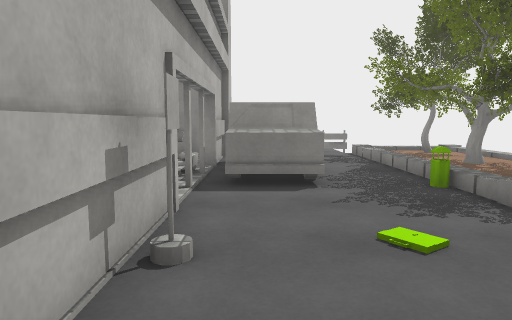
view 1 (above)

20 first-person views from a walk through a Unity game level. The camera is 1.3 m above the floor, tilts 6° down and sees 70° across. The floor is counted in squares, 1 m on a side. Each view is taken from the middle of a square. On the plan, view 1 faces up. The plan holds only what a view shows up to about 15 squares ahead; the rest is blank. The place goes on beyond the plan. The player character is not drawn. Door leaves are left out, so doorways stand open. Some surface patterns are stand-ins.

view 2
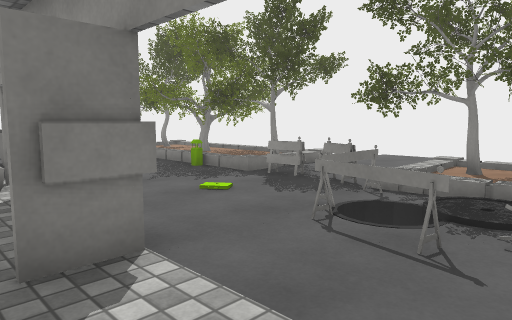

view 3
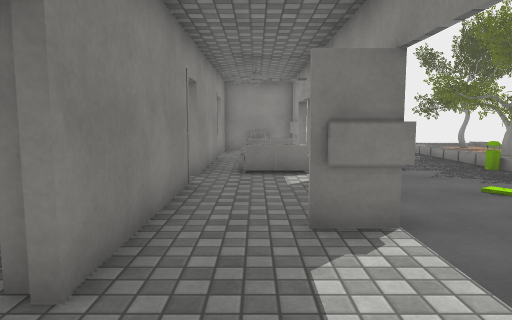

view 4
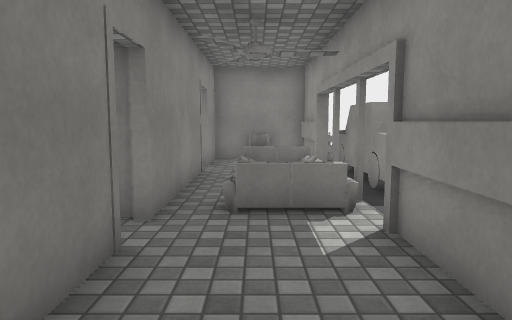

view 5
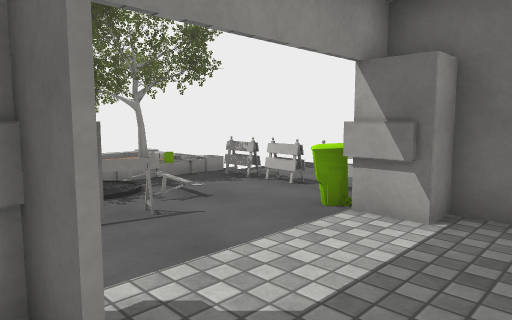

view 6
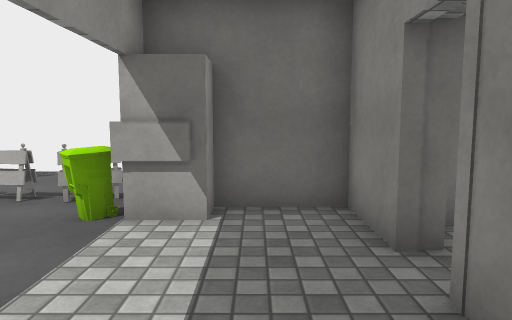

view 7
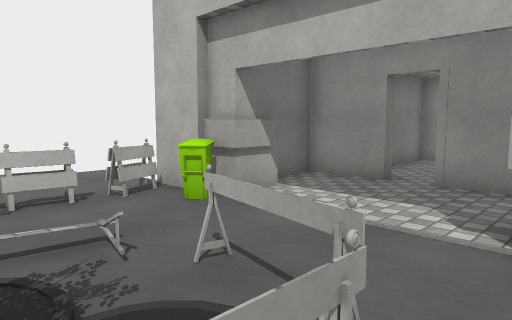

view 8
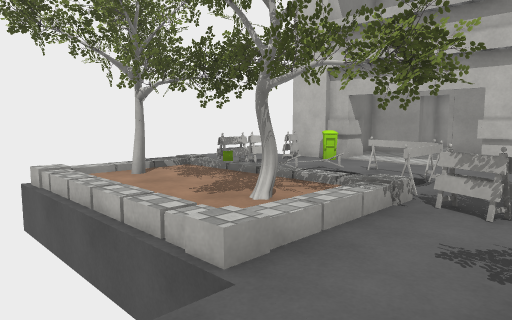

view 9
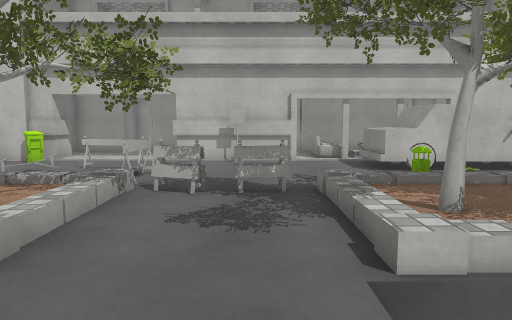

view 10
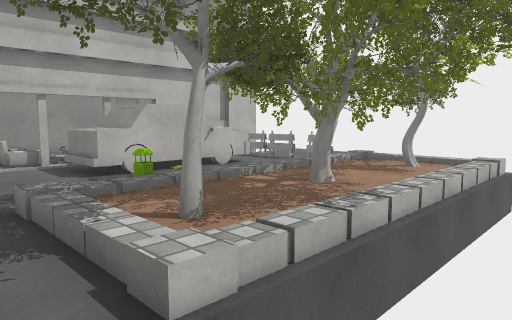

view 11
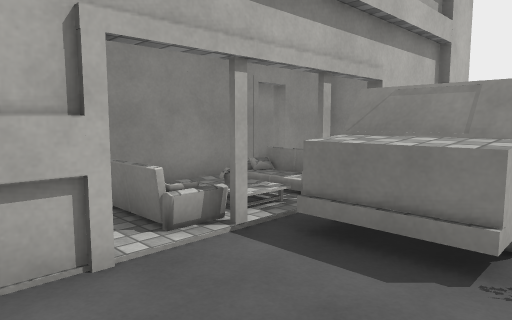

view 12
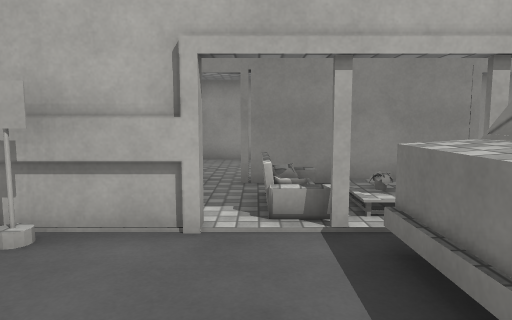

view 13
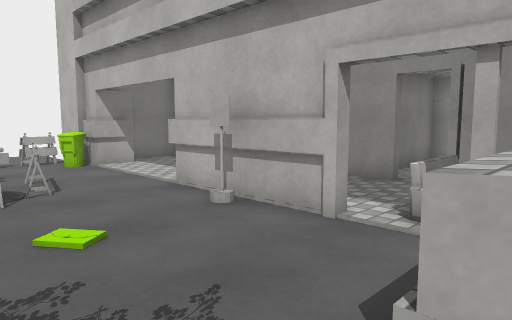

view 14
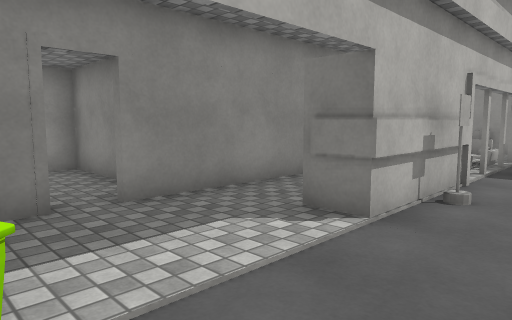

view 15
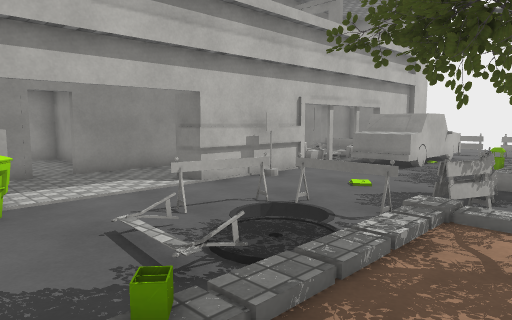

view 16
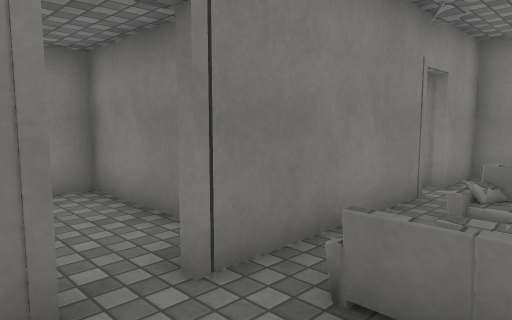

view 17
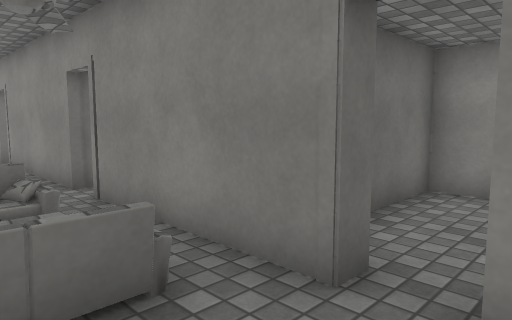

view 18
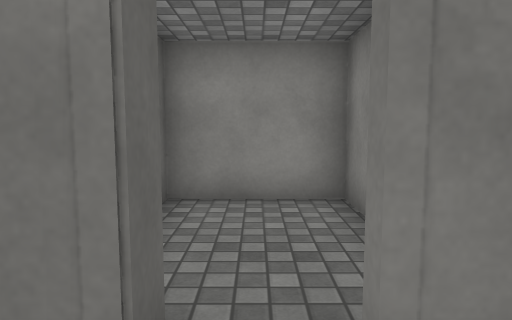

view 19
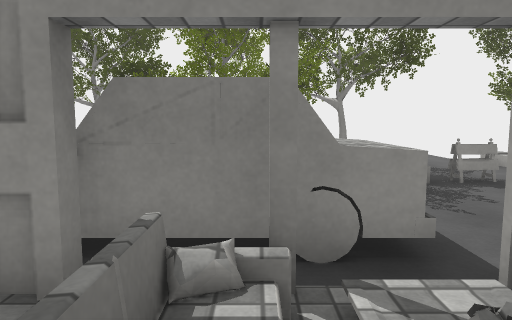

view 20
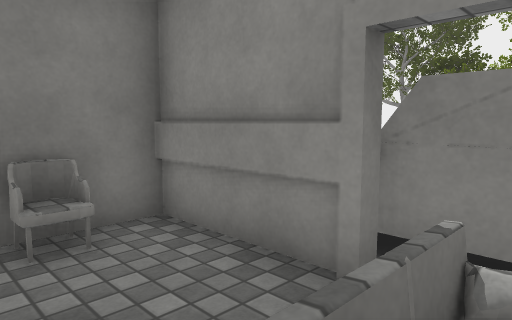

### Floor plan
Key: @ floor where view 1 was taken; # wall or solid block; . main floor; : floor 0.25 m higher than the main floor; / step, stairs or slope; D open door; = window, fence, low wall or low ledge; v drop or lower ground; O other object.
Columns run from 9 left of view 1 to 11 right of it. Each row starts with its distance up from view 1.
 15          .... OOO
 14     #####OOOO//OOO
 13 #####.O.#..../:O O
 12 #...#...# O../O  O
 11 #...DD..#OO..OOOOO
 10 #...#.OOO O..OOOOOO
  9 #####. /OOO..OOOOOO
  8 ### #./O.OO..OOOOO
  7 #####.///O...=:#OO
  6 #.. #.OO...../:::OO
  5 #...DD..#....////O
  4 #####...#....O.......
  3     #...O....O.O.....
  2     #...#....OOO..O
  1 #####..D#.OOO/OO OO
  0 #...#..D.@Ov./:O
 -1 #...DD.D.....OOO
 -2 #...#..D...///:OO
 -3 #####..O#=.../:OOO
 -4     #####OOOO/:::O
 -5         #.... OOOO
 -6          ....

Where each view was taken, in squares from view 1:
view 1: 0 up, 0 right, facing up
view 2: 2 down, 3 left, facing up-right
view 3: 3 down, 3 left, facing up
view 4: 1 up, 3 left, facing up
view 5: 2 up, 4 left, facing down-right
view 6: 2 up, 3 left, facing down
view 7: 2 up, 3 right, facing down-left
view 8: 4 up, 10 right, facing down-left
view 9: 4 up, 11 right, facing left
view 10: 4 up, 10 right, facing up-left
view 11: 4 up, 2 right, facing up-left
view 12: 6 up, 3 right, facing left
view 13: 8 up, 3 right, facing down-left
view 14: 3 down, 1 right, facing up-left
view 15: 4 down, 6 right, facing up-left
view 16: 4 up, 2 left, facing up-left
view 17: 12 up, 2 left, facing down-left
view 18: 11 up, 3 left, facing left
view 19: 9 up, 4 left, facing right
view 20: 9 up, 4 left, facing up-right
